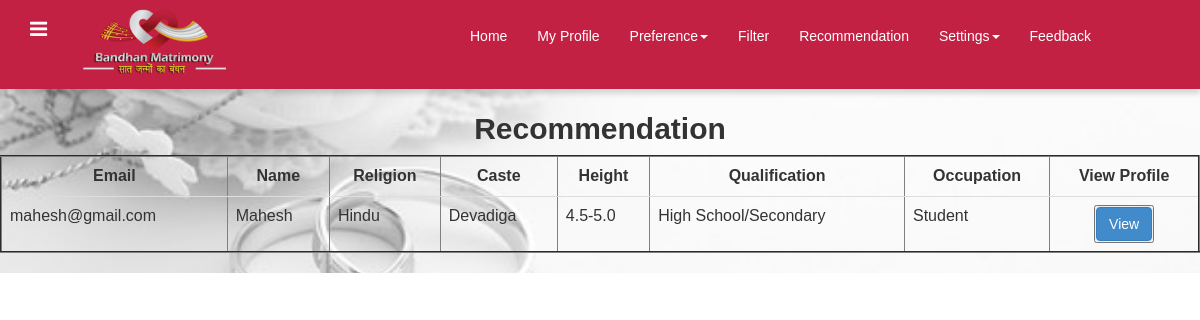
Page /recom.php (signed in) on the committed database.
### tables this page shows
CREATE TABLE `tbl_bride_preference` (
  `ps_email` varchar(100) NOT NULL,
  `ps_age` varchar(100) DEFAULT NULL,
  `ps_height` varchar(100) DEFAULT NULL,
  `ps_marital` varchar(100) DEFAULT NULL,
  `ps_mtongue` varchar(100) DEFAULT NULL,
  `ps_pstatus` varchar(100) DEFAULT NULL,
  `ps_ehabbits` varchar(100) DEFAULT NULL,
  `ps_religion` varchar(10) DEFAULT NULL,
  `ps_caste` varchar(15) DEFAULT NULL,
  `ps_qualification` varchar(50) DEFAULT NULL,
  `ps_occupation` varchar(50) DEFAULT NULL,
  `ps_fstatus` varchar(15) DEFAULT NULL,
  `ps_ftype` varchar(15) DEFAULT NULL,
  `ps_fvalue` varchar(15) DEFAULT NULL,
  `ps_country` varchar(100) DEFAULT NULL,
  `ps_location` varchar(100) DEFAULT NULL
);

CREATE TABLE `tbl_groom` (
  `ps_profile` varchar(100) DEFAULT NULL,
  `ps_name` varchar(100) DEFAULT NULL,
  `ps_gender` varchar(100) DEFAULT NULL,
  `ps_dob` varchar(100) DEFAULT NULL,
  `ps_religion` varchar(100) DEFAULT NULL,
  `ps_caste` varchar(100) DEFAULT NULL,
  `ps_mother_language` varchar(100) DEFAULT NULL,
  `ps_contact` varchar(100) DEFAULT NULL,
  `ps_email` varchar(100) NOT NULL,
  `ps_password` varchar(100) DEFAULT NULL,
  `ps_question` varchar(100) DEFAULT NULL,
  `ps_answer` varchar(100) DEFAULT NULL,
  `ps_marital` varchar(100) DEFAULT NULL,
  `ps_willing` varchar(100) DEFAULT NULL,
  `ps_country` varchar(100) DEFAULT NULL,
  `ps_state` varchar(100) DEFAULT NULL,
  `ps_city` varchar(100) DEFAULT NULL,
  `ps_height` varchar(10) DEFAULT NULL,
  `ps_status` varchar(15) DEFAULT NULL,
  `ps_qualification` varchar(50) DEFAULT NULL,
  `ps_occupation` varchar(50) DEFAULT NULL,
  `ps_fstatus` varchar(50) DEFAULT NULL,
  `ps_ftype` varchar(50) DEFAULT NULL,
  `ps_fvalue` varchar(50) DEFAULT NULL,
  `ps_ehabits` varchar(50) DEFAULT NULL,
  `ps_amyself` varchar(500) DEFAULT NULL,
  `status` int(11) NOT NULL
);

### recom.php (the view, shortened to what this page needs)
<?php include_once("functions.php"); ?>
<!DOCTYPE HTML>
<html>
<?php include_once("header.php"); ?>
<body>
<?php
     require_once("dbconnection.php");
	 $gen=$_SESSION["gender"];
if($gen === "Male"){
$sql1="SELECT * FROM tbl_groom_preference a,tbl_bride b WHERE a.ps_religion=b.ps_religion and a.ps_caste=b.ps_caste and a.ps_height=b.ps_height and a.ps_qualification=b.ps_qualification and a.ps_occupation=b.ps_occupation";
}
else{
	$sql1="SELECT * FROM tbl_bride_preference a,tbl_groom b WHERE a.ps_religion=b.ps_religion and a.ps_caste=b.ps_caste and a.ps_height=b.ps_height and a.ps_qualification=b.ps_qualification and a.ps_occupation=b.ps_occupation";
}
$result1 = mysqli_query($conn,$sql1);
        if ($result1->num_rows > 0) {
?>
<center>
<br>
<h2 ><b>Recommendation</b></h2>
<form class="" action="rec.php" method="post">
<table class="table " width="70%" border="2">
<thead class="thread-light">
<tr>
<td><b><center>Email</center></b></td>
<td><b><center>Name</center></b></td>
<td><b><center>Religion</center></b></td>
<td><b><center>Caste</center></b></td>
<td><b><center>Height</center></b></td>
<td><b><center>Qualification</center></b></td>
<td><b><center>Occupation</center></b></td>
<td><b><center>View Profile</center></b></td>
</tr>
</thead>
<?php while($rows=$result1->fetch_assoc()){?>
<thead class="thread-light">
<tr>
		<td><?php echo $rows['ps_email'];?></td>
		<td><?php echo $rows['ps_name'];?></td>
		<td><?php echo $rows['ps_religion'];?></td>
		<td><?php echo $rows['ps_caste'];?></td>
		<td><?php echo $rows['ps_height'];?></td>
		<td><?php echo $rows['ps_qualification'];?></td>
		<td><?php echo $rows['ps_occupation'];?></td>
		<td><center><button ><a class="btn btn-primary" href="viewprofile.php?hpl=<?php echo $rows['ps_email'];?>">View</a></button></</td>
</tr>
</thead>
</center>
<?php } ?>
		<?php }
		else{
			echo "<center><h3>No Data Found</h3></center>" ;
		}
 mysqli_close($conn); ?>
</body>
</html>

### css/style.css (style rules this page uses)
h4, h5, h6, h1, h2, h3 { margin-top: 0; }
html, body { font-family: 'Ubuntu', sans-serif; font-size: 100%; background:#fff; }
body a { transition:0.5s all; -webkit-transition:0.5s all; -moz-transition:0.5s all; -o-transition:0.5s all; -ms-transition:0.5s all; }
.headings h1, h2,h3,h4,h5,h6 { font-weight:400; }
* { padding: 0; margin: 0; box-sizing: border-box; }
body { background-image: url("images/240_F_129676401_6YsI2H7WZqXqZUW54kBGAVzMkPPIFEKC.jpg"); background-size: cover; background-position: center; font-family: sans-serif; }

### rows in the picture
tbl_bride_preference: tbl_groom.ps_email "mahesh@gmail.com", tbl_groom.ps_name "Mahesh", tbl_groom.ps_religion "Hindu", tbl_groom.ps_caste "Devadiga", tbl_groom.ps_height "4.5-5.0", tbl_groom.ps_qualification "High School/Secondary", tbl_groom.ps_occupation "Student"
